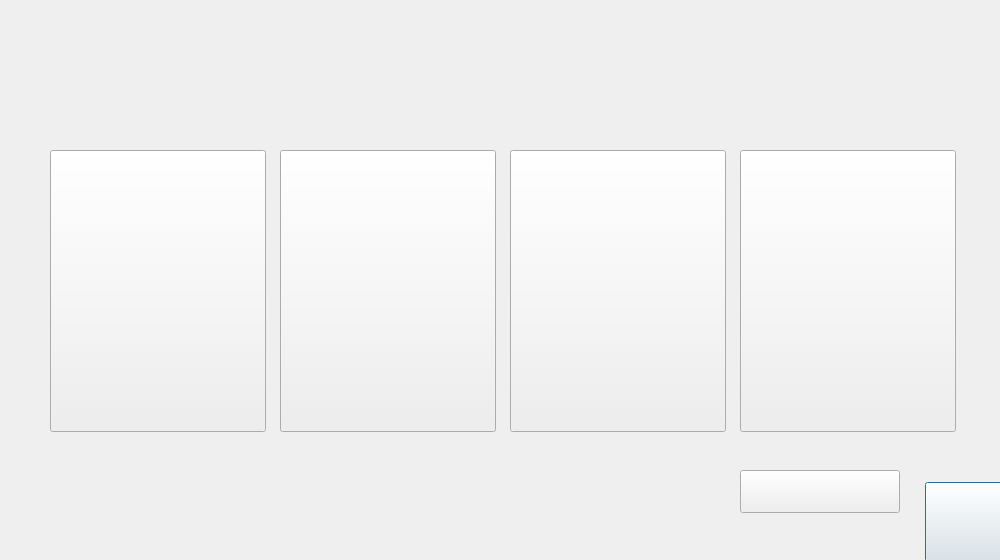
<?xml version="1.0" encoding="UTF-8"?>
<ui version="4.0">
 <class>Forecast</class>
 <widget class="QDialog" name="Forecast">
  <property name="geometry">
   <rect>
    <x>0</x>
    <y>0</y>
    <width>1000</width>
    <height>560</height>
   </rect>
  </property>
  <property name="windowTitle">
   <string>三维温盐流数值同化预报</string>
  </property>
  <widget class="QPushButton" name="pushButton_6">
   <property name="geometry">
    <rect>
     <x>925</x>
     <y>482</y>
     <width>79</width>
     <height>80</height>
    </rect>
   </property>
   <property name="text">
    <string/>
   </property>
  </widget>
  <widget class="QPushButton" name="pushButton_xw">
   <property name="geometry">
    <rect>
     <x>510</x>
     <y>150</y>
     <width>216</width>
     <height>282</height>
    </rect>
   </property>
   <property name="text">
    <string/>
   </property>
  </widget>
  <widget class="QPushButton" name="pushButton_yc">
   <property name="geometry">
    <rect>
     <x>740</x>
     <y>150</y>
     <width>216</width>
     <height>282</height>
    </rect>
   </property>
   <property name="text">
    <string/>
   </property>
  </widget>
  <widget class="QPushButton" name="pushButton_2">
   <property name="geometry">
    <rect>
     <x>740</x>
     <y>470</y>
     <width>160</width>
     <height>43</height>
    </rect>
   </property>
   <property name="text">
    <string/>
   </property>
  </widget>
  <widget class="QPushButton" name="pushButton">
   <property name="geometry">
    <rect>
     <x>50</x>
     <y>150</y>
     <width>216</width>
     <height>282</height>
    </rect>
   </property>
   <property name="text">
    <string/>
   </property>
  </widget>
  <widget class="QPushButton" name="pushButton_hyf">
   <property name="geometry">
    <rect>
     <x>280</x>
     <y>150</y>
     <width>216</width>
     <height>282</height>
    </rect>
   </property>
   <property name="text">
    <string/>
   </property>
  </widget>
 </widget>
 <resources/>
 <connections/>
</ui>
